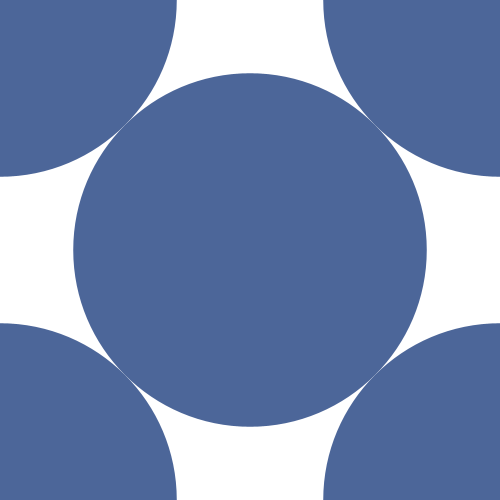
Frame 1 (no input)
Frame 60 (the mouse pressed at the canvas centre just before this capture): identical to frame 1, image omitted
Frame 120 (the mouse held since frame 60 and released just before this capture): identical to frame 1, image omitted

The Processing sketch that drew this single still picture (run headless with seeded random() and noise(); from frame 60 on, the mouse is pressed at the canvas centre):

// Processing sketch: sketch_xxx_basic_tiling
// ── sketch_xxx_basic_tiling.pde
// setup関数 : 初回1度だけ実行される
void setup() {
  size(500, 500);
  colorMode(HSB, 360, 100, 100); // HSBでの色指定にする
  smooth(); // 描画を滑らかに
}

// draw関数 : setup関数実行後繰り返し実行される
void draw() {
  background(0, 0, 100);
  noStroke();
  fill(220, 50, 60);
  float r = 250*sqrt(2);
  ellipse(width/2, height/2, r, r);
  ellipse(0, 0, r, r);
  ellipse(width, 0, r, r);
  ellipse(0, height, r, r);
  ellipse(width, height, r, r);
}
